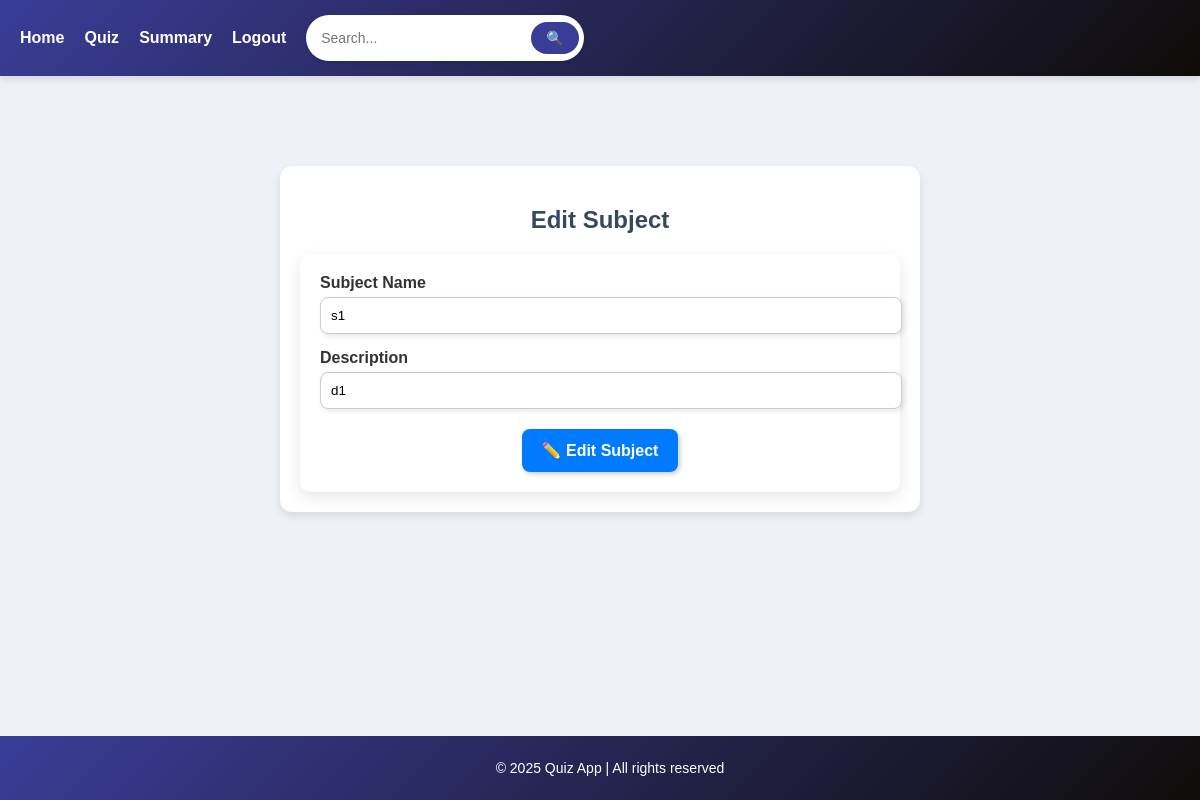
/edit_subject/1, run on an earlier commit of the app's database.
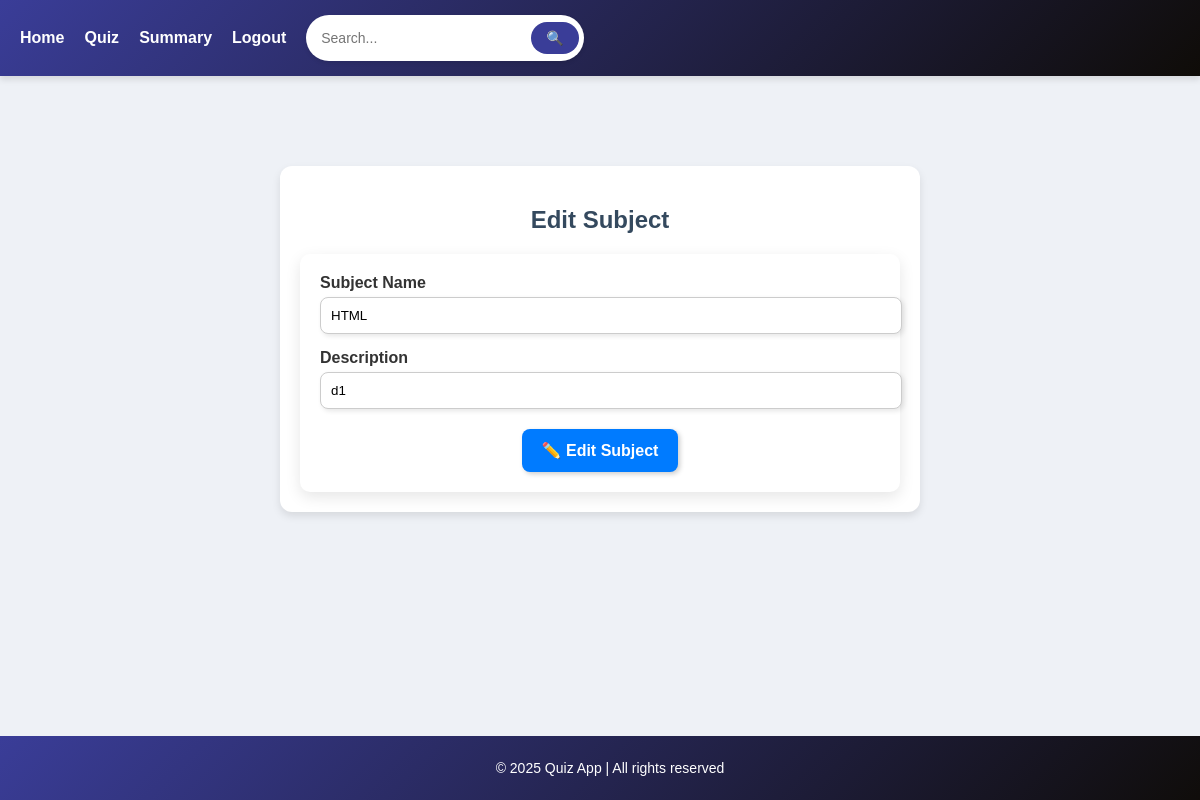
And on a later commit of the database.
### models.py (models this page shows)
class Subject(db.Model):
    id = db.Column(db.Integer, primary_key=True)
    subject_name = db.Column(db.String(80), nullable=False)
    description = db.Column(db.String(255), nullable=True)

### app.py (the view)
@app.route('/edit_subject/<int:subject_id>', methods=['GET', 'POST'])
def edit_subject(subject_id):
    subject = Subject.query.get_or_404(subject_id)
    if request.method == 'POST':
        subject.subject_name = request.form['subject_name']
        subject.description = request.form['subject_description']
        db.session.commit()
        return redirect(url_for('admin_dashboard'))
    return render_template('edit_subject.html', subject=subject)

### templates/edit_subject.html (shortened to what this page needs)
{% extends 'base.html' %}
{% block content %}
<div style="max-width: 600px; margin: 50px auto; background: #ffffff; padding: 20px; border-radius: 12px;
            box-shadow: 0 4px 8px rgba(0, 0, 0, 0.1); text-align: center;">
    <h2 style="color: #34495e; font-weight: bold;">Edit Subject</h2>
    <form method="POST">
        <div style="margin-bottom: 15px; text-align: left;">
            <label style="font-weight: bold; display: block; margin-bottom: 5px;">Subject Name</label>
            <input type="text" name="subject_name" value="{{ subject.subject_name }}" required
                   style="width: 100%; padding: 10px; border: 1px solid #ccc; border-radius: 8px;
                          box-shadow: 2px 2px 5px rgba(0, 0, 0, 0.1);">
        </div>
        <div style="margin-bottom: 15px; text-align: left;">
            <label style="font-weight: bold; display: block; margin-bottom: 5px;">Description</label>
            <input type="text" name="subject_description" value="{{ subject.description }}"
                   style="width: 100%; padding: 10px; border: 1px solid #ccc; border-radius: 8px;
                          box-shadow: 2px 2px 5px rgba(0, 0, 0, 0.1);">
        </div>
        <div style="margin-top: 20px;">
            <button type="submit"
                    style="background: #007bff; color: white; border: none; padding: 12px 20px; border-radius: 8px;
                           cursor: pointer; box-shadow: 2px 2px 5px rgba(0, 0, 0, 0.2); font-size: 16px;">
                ✏️ Edit Subject
            </button>
        </div>
    </form>
</div>
{% endblock %}

What changed in the data, as far as the page shows it:
changed Subject: subject_name "s1" → "HTML"
